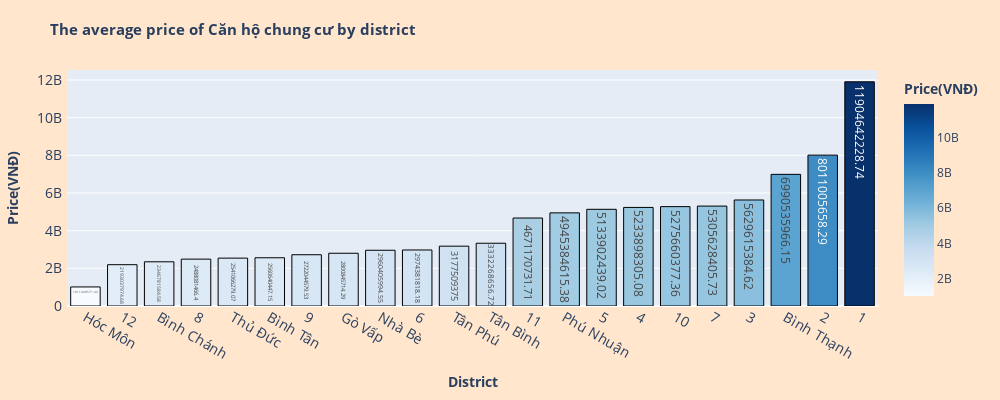

Notebook code for this chart:
### Markdown cell above
##### **Type Căn hộ chung cư:**

### Code cell
mean_price_by_district('Căn hộ chung cư')

### Figure 1 — Plotly figure (JSON) as saved in the notebook; plotly's stock layout.template omitted (floating-point values rounded to 4 significant figures)
{"data": [{"alignmentgroup": "True", "hovertemplate": "The average price of <b>Căn hộ chung cư</b> in district <b>%{x}</b> is %{y}", "legendgroup": "", "marker": {"color": [1011000000.0, 2193000000.0, 2347000000.0, 2488000000.0, 2541000000.0, 2561000000.0, 2722000000.0, 2801000000.0, 2960000000.0, 2974000000.0, 3177509375, 3332000000.0, 4671000000.0, 4945000000.0, 5134000000.0, 5234000000.0, 5276000000.0, 5306000000.0, 5630000000.0, 6991000000.0, 8011000000.0, 11900000000.0], "coloraxis": "coloraxis", "line": {"color": "black", "width": 1}, "pattern": {"shape": ""}}, "name": "", "offsetgroup": "", "orientation": "v", "showlegend": false, "text": [1011000000.0, 2193000000.0, 2347000000.0, 2488000000.0, 2541000000.0, 2561000000.0, 2722000000.0, 2801000000.0, 2960000000.0, 2974000000.0, 3177509375, 3332000000.0, 4671000000.0, 4945000000.0, 5134000000.0, 5234000000.0, 5276000000.0, 5306000000.0, 5630000000.0, 6991000000.0, 8011000000.0, 11900000000.0], "textposition": "auto", "type": "bar", "x": ["Hóc Môn", "12", "Bình Chánh", "8", "Thủ Đức", "Bình Tân", "9", "Gò Vấp", "Nhà Bè", "6", "Tân Phú", "Tân Bình", "11", "Phú Nhuận", "5", "4", "10", "7", "3", "Bình Thạnh", "2", "1"], "xaxis": "x", "y": [1011000000.0, 2193000000.0, 2347000000.0, 2488000000.0, 2541000000.0, 2561000000.0, 2722000000.0, 2801000000.0, 2960000000.0, 2974000000.0, 3177509375, 3332000000.0, 4671000000.0, 4945000000.0, 5134000000.0, 5234000000.0, 5276000000.0, 5306000000.0, 5630000000.0, 6991000000.0, 8011000000.0, 11900000000.0], "yaxis": "y"}], "layout": {"barmode": "relative", "coloraxis": {"colorbar": {"title": {"text": "<b>Price(VNĐ)</b>"}}, "colorscale": [[0, "rgb(247,251,255)"], [0.125, "rgb(222,235,247)"], [0.25, "rgb(198,219,239)"], [0.375, "rgb(158,202,225)"], [0.5, "rgb(107,174,214)"], [0.625, "rgb(66,146,198)"], [0.75, "rgb(33,113,181)"], [0.875, "rgb(8,81,156)"], [1, "rgb(8,48,107)"]]}, "height": 400, "legend": {"tracegroupgap": 0}, "margin": {"b": 20, "l": 20, "r": 30, "t": 70}, "paper_bgcolor": "#ffe6cc", "title": {"font": {"size": 15}, "text": "<b>The average price of Căn hộ chung cư by district </b>"}, "width": 1000, "xaxis": {"anchor": "y", "domain": [0, 1], "tickfont": {"size": 14}, "title": {"text": "<b>District<b>"}}, "yaxis": {"anchor": "x", "domain": [0, 1], "tickfont": {"size": 14}, "ticksuffix": " ", "title": {"text": "<b>Price(VNĐ)</b>"}}}}
